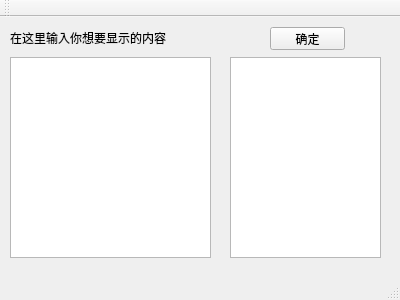
<?xml version="1.0" encoding="UTF-8"?>
<ui version="4.0">
 <class>MainWindow</class>
 <widget class="QMainWindow" name="MainWindow">
  <property name="geometry">
   <rect>
    <x>0</x>
    <y>0</y>
    <width>400</width>
    <height>300</height>
   </rect>
  </property>
  <property name="windowTitle">
   <string>MainWindow</string>
  </property>
  <widget class="QWidget" name="centralWidget">
   <widget class="QTextEdit" name="textEdit">
    <property name="geometry">
     <rect>
      <x>10</x>
      <y>40</y>
      <width>201</width>
      <height>201</height>
     </rect>
    </property>
   </widget>
   <widget class="QLabel" name="label">
    <property name="geometry">
     <rect>
      <x>10</x>
      <y>10</y>
      <width>171</width>
      <height>21</height>
     </rect>
    </property>
    <property name="text">
     <string>在这里输入你想要显示的内容</string>
    </property>
   </widget>
   <widget class="QPushButton" name="pushButton">
    <property name="geometry">
     <rect>
      <x>270</x>
      <y>10</y>
      <width>75</width>
      <height>23</height>
     </rect>
    </property>
    <property name="text">
     <string>确定</string>
    </property>
   </widget>
   <widget class="QTextBrowser" name="textBrowser">
    <property name="geometry">
     <rect>
      <x>230</x>
      <y>40</y>
      <width>151</width>
      <height>201</height>
     </rect>
    </property>
   </widget>
  </widget>
  <widget class="QMenuBar" name="menuBar">
   <property name="geometry">
    <rect>
     <x>0</x>
     <y>0</y>
     <width>400</width>
     <height>23</height>
    </rect>
   </property>
  </widget>
  <widget class="QToolBar" name="mainToolBar">
   <attribute name="toolBarArea">
    <enum>TopToolBarArea</enum>
   </attribute>
   <attribute name="toolBarBreak">
    <bool>false</bool>
   </attribute>
  </widget>
  <widget class="QStatusBar" name="statusBar"/>
 </widget>
 <layoutdefault spacing="6" margin="11"/>
 <resources/>
 <connections/>
</ui>
